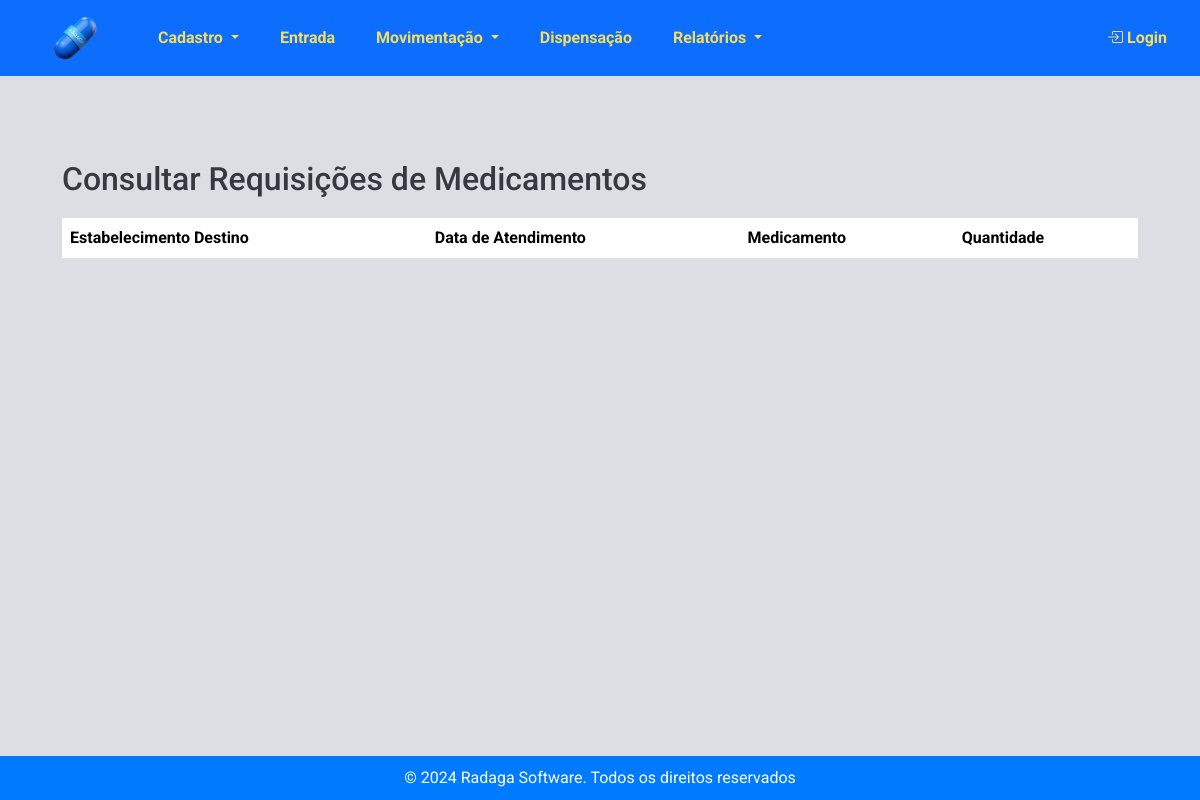
Before: /estoque/consultar_requisicoes/ with the older database file.
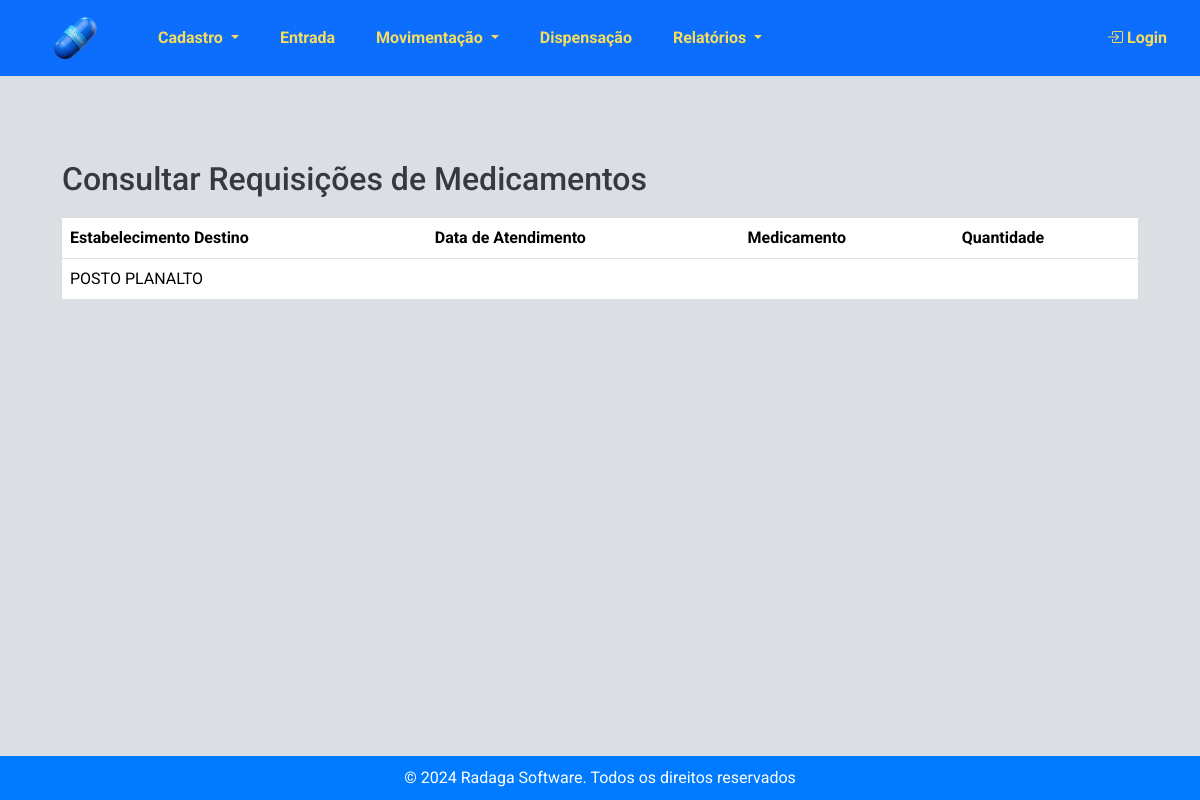
After: the same page with the newer database file.
### estoque/models.py (models this page shows, shortened)
class Requisicao(models.Model):
    estabelecimento_origem = models.ForeignKey(Estabelecimento, on_delete=models.CASCADE, related_name='requisicoes_origem')
    estabelecimento_destino = models.ForeignKey(Estabelecimento, on_delete=models.CASCADE, related_name='requisicoes_destino')
    observacoes = models.CharField(max_length=100, blank=True, null=True)
    data_requisicao = models.DateField(auto_now_add=True)
    status = models.CharField(max_length=20, choices=[('Pendente', 'Pendente'), ('Aprovada', 'Aprovada'), ('Rejeitada', 'Rejeitada'), ('Transferida', 'Transferida')], default='Pendente')
    data_aprovacao = models.DateField(null=True, blank=True)
    usuario_aprovador = models.ForeignKey(User, on_delete=models.SET_NULL, null=True, blank=True, related_name='requisicoes_aprovadas')

class Estabelecimento(models.Model):
    TIPOS_ESTABELECIMENTO = [
        ('Farmacia', 'Farmácia'),
        ('Almoxarifado Central', 'Almoxarifado Central'),
    ]
    nome = models.CharField(max_length=255)
    codigo_cnes = models.CharField(max_length=20)
    farmaceutico_responsavel = models.CharField(max_length=255)
    imagem_logotipo = models.ImageField(upload_to='logotipos/')
    tipo_estabelecimento = models.CharField(max_length=20, choices=TIPOS_ESTABELECIMENTO)

### estoque/views.py (the view)
# urls.py: path('consultar_requisicoes/', consultar_requisicoes, name='consultar_requisicoes'),
def consultar_requisicoes(request):
    requisicoes = Requisicao.objects.all()
    return render(request, 'estoque/consultar_requisicoes.html', {'requisicoes': requisicoes})

### estoque/templates/estoque/consultar_requisicoes.html
{% extends 'estoque/base.html' %}
{% block content %}
    <div class="container">
        <h2>Consultar Requisições de Medicamentos</h2>
        <table class="table">
            <thead>
                <tr>
                    <th>Estabelecimento Destino</th>
                    <th>Data de Atendimento</th>
                    <th>Medicamento</th>
                    <th>Quantidade</th>
                </tr>
            </thead>
            <tbody>
                {% for requisicao in requisicoes %}
                    <tr>
                        <td>{{ requisicao.estabelecimento_destino.nome }}</td>
                        <td>{{ requisicao.data_atendimento }}</td>
                        <td>{{ requisicao.medicamento.nome }}</td>
                        <td>{{ requisicao.quantidade }}</td>
                    </tr>
                {% endfor %}
            </tbody>
        </table>
    </div>
{% endblock %}

Changed rows visible on the page:
added Requisicao: estabelecimento_destino.nome "POSTO PLANALTO"
